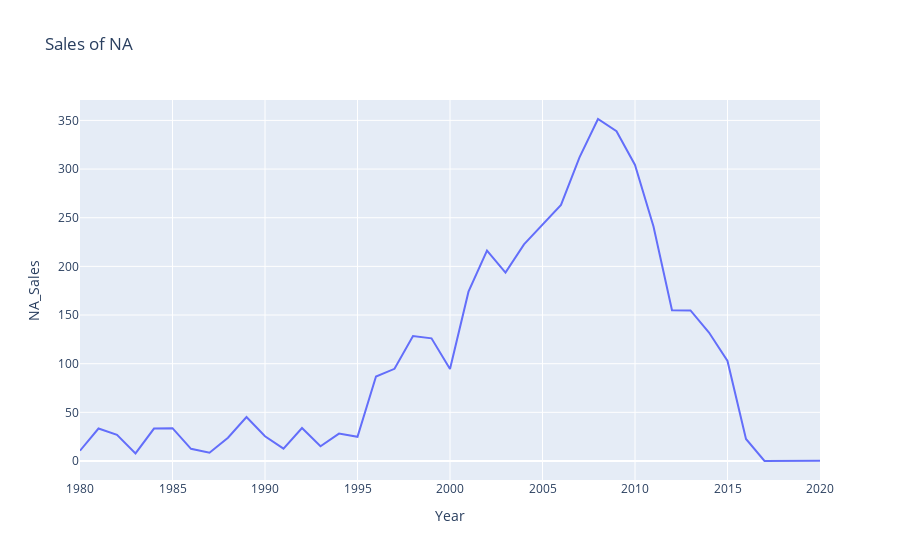

Source (notebook cell):
### Code cell
#23
df4 = df.groupby('Year').sum()
fig = px.line(df4, x = df4.index, y = 'NA_Sales', title='Sales of NA')
fig.show()

### Figure 1 — Plotly figure (JSON) as saved in the notebook; plotly's stock layout.template omitted (floating-point values rounded to 4 significant figures)
{"data": [{"hovertemplate": "Year=%{x}<br>NA_Sales=%{y}<extra></extra>", "legendgroup": "", "line": {"color": "#636efa", "dash": "solid"}, "mode": "lines", "name": "", "orientation": "v", "showlegend": false, "type": "scatter", "x": [1980, 1981, 1982, 1983, 1984, 1985, 1986, 1987, 1988, 1989, 1990, 1991, 1992, 1993, 1994, 1995, 1996, 1997, 1998, 1999, 2000, 2001, 2002, 2003, 2004, 2005, 2006, 2007, 2008, 2009, 2010, 2011, 2012, 2013, 2014, 2015, 2016, 2017, 2020], "xaxis": "x", "y": [10.59, 33.4, 26.92, 7.76, 33.28, 33.73, 12.5, 8.46, 23.87, 45.15, 25.46, 12.76, 33.87, 15.12, 28.15, 24.82, 86.76, 94.75, 128.4, 126.1, 94.49, 174.0, 216.2, 193.6, 222.6, 242.6, 263.1, 312.0, 351.4, 338.8, 304.2, 241.1, 155.0, 154.8, 132.0, 102.8, 22.66, 0, 0.27], "yaxis": "y"}], "layout": {"legend": {"tracegroupgap": 0}, "title": {"text": "Sales of NA"}, "xaxis": {"anchor": "y", "domain": [0, 1], "title": {"text": "Year"}}, "yaxis": {"anchor": "x", "domain": [0, 1], "title": {"text": "NA_Sales"}}}}
